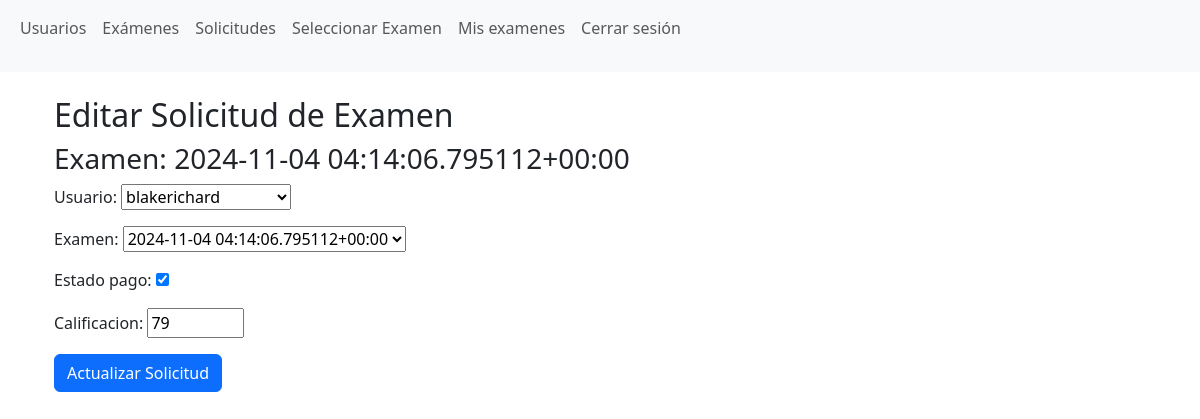
Screenshot of /editar_solicitud/2/ (signed in) with the database file from the repository.
### aplicacion/models.py (models this page shows, shortened)
class SolicitudExamen(models.Model):
    usuario = models.ForeignKey(Usuario, on_delete=models.CASCADE)
    examen = models.ForeignKey(Examen, on_delete=models.CASCADE)
    estado_pago = models.BooleanField(default=False)  # True si el pago está confirmado
    calificacion = models.IntegerField(null=True, blank=True, default=0)  # Calificación del alumno
    fecha_solicitud = models.DateTimeField(auto_now_add=True)
    class Meta:
        unique_together = ('usuario', 'examen')

class Examen(models.Model):
    fecha = models.DateTimeField()  # Almacena la fecha y hora del examen
    cupo = models.PositiveIntegerField(default=30)
    costo = models.DecimalField(max_digits=6, decimal_places=2, default=500)  # Costo del examen
    def __str__(self):
        return f'{self.fecha}'

### aplicacion/views.py (the view)
# urls.py: path('editar_solicitud/<int:solicitud_id>/', editar_solicitud, name='editar_solicitud'),
@login_required
@user_passes_test(is_admin)
def editar_solicitud(request, solicitud_id):
    solicitud = get_object_or_404(SolicitudExamen, id=solicitud_id)
    if request.method == 'POST':
        form = SolicitudExamenForm(request.POST, instance=solicitud)  # Usa el formulario aquí
        if form.is_valid():
            form.save()
            messages.success(request, 'Solicitud de examen actualizada correctamente.')
            return redirect('ver_solicitudes')
    else:
        form = SolicitudExamenForm(instance=solicitud)  # Inicializa el formulario con la solicitud existente
    return render(request, 'editar_solicitud.html', {'form': form, 'solicitud': solicitud})

### aplicacion/forms.py
class SolicitudExamenForm(forms.ModelForm):
    class Meta:
        model = SolicitudExamen
        fields = ['usuario', 'examen', 'estado_pago', 'calificacion']
        widgets = {
            'calificacion': forms.NumberInput(attrs={'min': 0, 'max': 100}),  # Validar calificación
        }

### aplicacion/models.py (called while the page is built)
    def __str__(self):
        return self.username  # Puedes devolver otro campo como numero_control si lo prefieres

### aplicacion/views.py (called while the page is built)
def is_admin(user):
    return user.is_staff

### aplicacion/templates/editar_solicitud.html (shortened to what this page needs)
{% extends 'base.html' %}
{% block content %}
<div class="container">
    <h2>Editar Solicitud de Examen</h2>
    <h3>Examen: {{ solicitud.examen }}</h3>
    <form method="POST">
        {{ form.as_p }}
        <button type="submit" class="btn btn-primary">Actualizar Solicitud</button>
    </form>
</div>
{% endblock %}

### rows the page displays
SolicitudExamen: examen "2024-11-04 04:14:06.795112+00:00", usuario "blakerichard", estado_pago "☑", calificacion "79"
